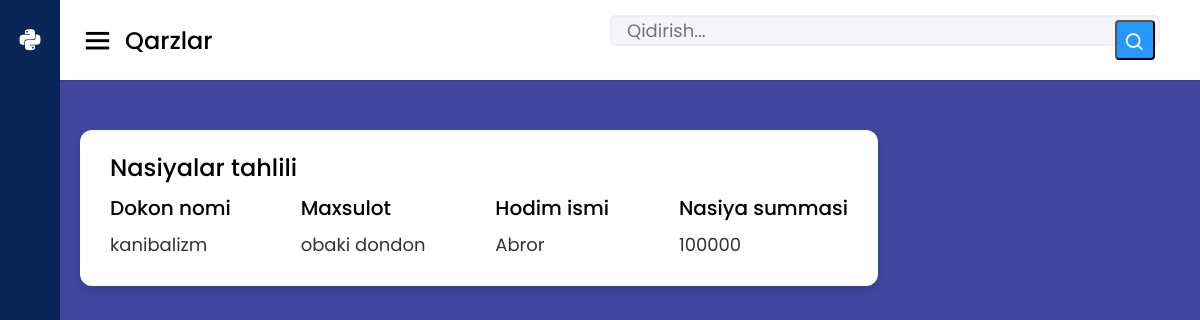
The page /qarzlar/ on the database its author committed.
### mahsulotlar/models.py (models this page shows, shortened)
class Nasiya(models.Model):
    tovar_nomi = models.CharField(max_length=69)
    summasi = models.IntegerField(blank=True,null=True)
    dokon_nomi = models.CharField(max_length=69,null=True,blank=True)
    xodim_ismi = models.CharField(max_length=25)

### mahsulotlar/views.py (the view)
# urls.py: path('qarzlar/',QarzlarView.as_view(),name = 'qarzlar'),
class QarzlarView(View):
    def get(self,request):
        n = Nasiya.objects.all()
        return render(request,'qarzlar.html',{'nasiya':n})

### templates/qarzlar.html (shortened to what this page needs)
<!DOCTYPE html>
<html lang="en" dir="ltr">
  <head>
    {% load static %}
    <link rel="stylesheet" href="{% static 'css/style.css' %}">
    <link href='https://unpkg.com/boxicons@2.0.7/css/boxicons.min.css' rel='stylesheet'>
    <link rel="stylesheet" href="https://unicons.iconscout.com/release/v4.0.0/css/line.css">
   </head>
<body>
  <div class="sidebar">
    <div class="logo-details">
      <i class='bx bxl-python'></i>
      <span class="logo_name">Admin Panel</span>
    </div>
      <div class="menu-items">
            <ul class="nav-links">
                <li><a href="{% url 'home' %}">
                    <i class="uil uil-estate"></i>
                    <span class="link-name">Savdo oynasi</span>
                </a></li>
                <li><a href="{% url 'mahsulotlar' %}">
                    <i class="uil uil-files-landscapes"></i>
                    <span class="link-name">Maxsulotlar</span>
                </a></li>
                <li><a href="{% url 'add_info' %}">
                    <i class="uil uil-thumbs-up"></i>
                    <span class="link-name">Nasiya va Qarzlar qo`shish</span>
                </a></li>
            </ul>
            <ul class="logout-mode">
            </ul>
        </div>
  </div>
  <section class="home-section">
    <nav>
      <div class="sidebar-button">
        <i class='bx bx-menu sidebarBtn'></i>
        <span class="dashboard">Qarzlar</span>
      </div>
        <div class="search-box">
          <form class="search-form" action="{% url 'search_results' %}" method="get">
            <input name="q" type="text" placeholder="Qidirish..." title="Search here">
            <button class='bx bx-search' ></button>
          </form>
      </div>
    </nav>
    <div class="home-content">
      <div class="sales-boxes">
        <div class="recent-sales box">
          <div class="title">Nasiyalar tahlili</div>
            {% for i in nasiya %}
          <div class="sales-details">
            <ul class="details">
              <li class="topic">Dokon nomi</li>
              <li><a href="/admin/mahsulotlar/nasiya/">{{ i.dokon_nomi }}</a></li>
            </ul>
            <ul class="details">
            <li class="topic">Maxsulot</li>
            <li><a href="/admin/mahsulotlar/nasiya/">{{ i.tovar_nomi }}</a></li>
          </ul>
          <ul class="details">
            <li class="topic">Hodim ismi</li>
            <li><a href="/admin/mahsulotlar/nasiya/">{{ i.xodim_ismi }}</a></li>
          </ul>
          <ul class="details">
            <li class="topic">Nasiya summasi</li>
            <li><a href="/admin/mahsulotlar/nasiya/">{{ i.summasi }}</a></li>
          </ul>
          </div>
            {%endfor%}
      </div>
    </div>
  </section>
</body>
</html>

### static/css/style.css (style rules this page uses)
* { margin: 0; padding: 0; box-sizing: border-box; font-family: 'Poppins', sans-serif; }
.sidebar { position: fixed; height: 100%; width: 240px; background: #0A2558; transition: all 0.5s ease; }
.sidebar .logo-details { height: 80px; display: flex; align-items: center; }
.sidebar .logo-details i { font-size: 28px; font-weight: 500; color: #fff; min-width: 60px; text-align: center }
.sidebar .logo-details .logo_name { color: #fff; font-size: 24px; font-weight: 500; }
.sidebar .nav-links { margin-top: 10px; }
.sidebar .nav-links li { position: relative; list-style: none; height: 50px; }
.sidebar .nav-links li a { height: 100%; width: 100%; display: flex; align-items: center; text-decoration: none; transition: all 0.4s ease; }
.sidebar .nav-links li i { min-width: 60px; text-align: center; font-size: 18px; color: #fff; }
.menu-items li { list-style: none; }
.menu-items li a { display: flex; align-items: center; height: 50px; text-decoration: none; position: relative; }
.menu-items li a i { font-size: 24px; min-width: 45px; height: 100%; display: flex; align-items: center; justify-content: center; color: var(--black-light-color); }
.menu-items li a .link-name { font-size: 18px; font-weight: 400; color: #fff; transition: var(--tran-05); }
.menu-items .logout-mode { padding-top: 10px; border-top: 1px solid var(--border-color); }
.home-section { position: relative; background: #40459f; min-height: 100vh; width: calc(100% - 240px); left: 240px; transition: all 0.5s ease; }
.home-section nav { display: flex; justify-content: space-between; height: 80px; background: #fff; display: flex; align-items: center; position: fixed; width: calc(100% - 240px); left: 240px; z-index: 100; padding: 0 20px; box-shadow: 0 1px 1px rgba(0, 0, 0, 0.1); transition: all 0.5s ease; }
.home-section nav .sidebar-button { display: flex; align-items: center; font-size: 24px; font-weight: 500; }
nav .sidebar-button i { font-size: 35px; margin-right: 10px; }
.home-section nav .search-box { position: relative; height: 50px; max-width: 550px; width: 100%; margin: 0 20px; }
nav .search-box input { height: 100%; width: 100%; outline: none; background: #F5F6FA; border: 2px solid #EFEEF1; border-radius: 6px; font-size: 18px; padding: 0 15px; }
nav .search-box .bx-search { position: absolute; height: 40px; width: 40px; background: #2697FF; right: 5px; top: 50%; transform: translateY(-50%); border-radius: 4px; line-height: 40px; text-align: center; color: #fff; font-size: 22px; transition: all 0.4 ease; }
.home-section .home-content { position: relative; padding-top: 104px; }
.home-content .sales-boxes { display: flex; justify-content: space-between; }
.home-content .sales-boxes .recent-sales { width: 70%; background: #fff; padding: 20px 30px; margin: 0 20px; border-radius: 12px; box-shadow: 0 5px 10px rgba(0, 0, 0, 0.1); }
.home-content .sales-boxes .sales-details { display: flex; align-items: center; justify-content: space-between; }
.sales-boxes .box .title { font-size: 24px; font-weight: 500; }
.sales-boxes .sales-details li.topic { font-size: 20px; font-weight: 500; }
.sales-boxes .sales-details li { list-style: none; margin: 8px 0; }
.sales-boxes .sales-details li a { font-size: 18px; color: #333; font-size: 400; text-decoration: none; }
@media (max-width: 1240px) { .sidebar { width: 60px; } }
@media (max-width: 1240px) { .home-section { width: calc(100% - 60px); left: 60px; } }
@media (max-width: 1240px) { .home-section nav { width: calc(100% - 60px); left: 60px; } }

### rows shown on the page
Nasiya: dokon_nomi "kanibalizm", tovar_nomi "obaki dondon", xodim_ismi "Abror", summasi "100000"
